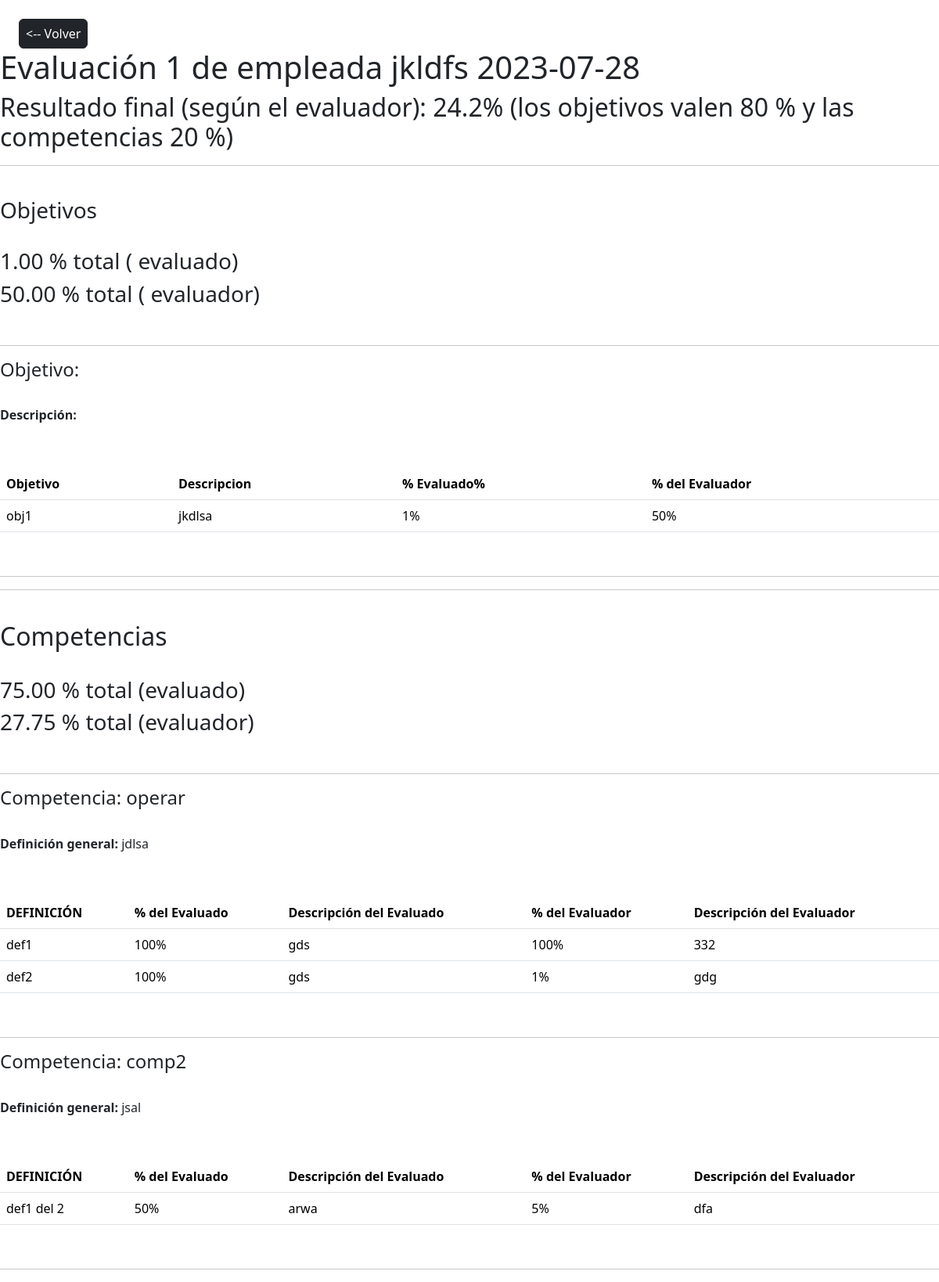
/empleado/evaluacion/1/ver/ (signed in), run on the app's committed database.
### indicadores/models.py (models this page shows, shortened)
class Evaluacion (models.Model):
    informe_anual = models.ForeignKey(InformeAnual, on_delete=models.CASCADE, null=True, blank=True, related_name="evaluaciones")
    director = models.ForeignKey(
                                Director, related_name="evaluaciones", on_delete=models.SET_NULL, null=True, blank=True)
    lider = models.ForeignKey(
                                Lider, related_name="evaluaciones", on_delete=models.SET_NULL, null=True, blank=True)
    empleado = models.ForeignKey(
                                Empleado, related_name="evaluaciones", on_delete=models.SET_NULL, null=True, blank=True)
    fecha = models.DateField(
                                default=date.today())
    porcentaje_objetivos_evaluado = models.DecimalField(max_digits=5, decimal_places=2, default=None, null=True, blank=True)
    porcentaje_objetivos_evaluador = models.DecimalField(max_digits=5, decimal_places=2, default=None, null=True, blank=True)
    porcentaje_competencias_evaluado = models.DecimalField(max_digits=5, decimal_places=2, default=None, null=True, blank=True)
    porcentaje_competencias_evaluador = models.DecimalField(max_digits=5, decimal_places=2, default=None, null=True, blank=True)
    resultado_final = models.DecimalField(max_digits=5, decimal_places=2, default=None, null=True, blank=True)
    @property
    def get_final_total(self):
        objetivos = self.respuestas_objetivo.all()
        print(objetivos)
        if objetivos != None:
            if self.porcentaje_objetivos_evaluador != 0 and self.porcentaje_objetivos_evaluador != None:
                objetivos = self.porcentaje_objetivos_evaluador * Decimal(0.8)
            else:
                objetivos = 0
            if self.porcentaje_competencias_evaluador != 0 and self.porcentaje_objetivos_evaluador != None:
                competencias = self.porcentaje_competencias_evaluador * Decimal(0.3)
            else:
                competencias = 0
            return ( objetivos + competencias )/2
        else:
            return self.porcentaje_competencias_evaluador
    def __str__ (self):
        if self.empleado:
            return f'Evaluación {self.id} de {self.empleado} {self.fecha}'
        else:
            return f'Evaluación {self.id} de {self.lider} {self.fecha}'
    class Meta:
        verbose_name_plural = "Evaluaciones"
    @property
    def get_competencias(self):
        competencias = []
        for respuesta in self.respuestas_competencia.all():
            if respuesta.pregunta.competencia not in competencias:
                competencias.append(respuesta.pregunta.competencia)
        return competencias
    @property
    def get_subcompetencias(self):
        subcompetencias = []
        for respuesta in self.respuestas_competencia.all():
            if respuesta.pregunta not in subcompetencias:
                subcompetencias.append(respuesta.pregunta)
        return subcompetencias
    @property
    def get_porcentaje_competencias_evaluado(self):
        total_porcentaje = 0
        total_respuestas = 0
        competencias = self.get_competencias
        subcompetencias = self.get_subcompetencias
        for competencia in competencias:
            competencia_total = 0
            n_respuestas = 0
            compe_subcompetencias = []
            for sub in subcompetencias:
                if sub.competencia == competencia:
                    compe_subcompetencias.append(sub)
            for subcompetencia in compe_subcompetencias:
                for respuesta in self.respuestas_competencia.filter(pregunta=subcompetencia):
                    if respuesta.porcentaje_evaluado is not None:
                        competencia_total += respuesta.porcentaje_evaluado
                        n_respuestas += 1
            if n_respuestas > 0:
                competencia_promedio = competencia_total / n_respuestas
                total_porcentaje += competencia_promedio
                total_respuestas += 1
        if total_respuestas == 0:
            return 0
        return total_porcentaje / total_respuestas

class Empleado(models.Model):
    user = models.OneToOneField(
                User, related_name="empleado", on_delete=models.CASCADE
                )
    cargo = models.ForeignKey(
                    Cargo, on_delete=models.CASCADE, related_name="empleados", null=True, blank=False
                    )
    nivel_administrativo = models.ForeignKey(
                    NivelAdministrativo, on_delete=models.CASCADE, null=True, related_name="empleados", blank=False
                    )
    lider = models.ForeignKey(
                    Lider, on_delete=models.CASCADE, null=True, related_name="empleados", blank=False
                    )
    regional = models.ForeignKey(
                    'Regional', related_name="empleados", on_delete=models.SET_NULL, null=True
                    )
    def __str__(self):
        return f'{self.user.first_name} {self.user.last_name}'

class RespuestaObjetivo (models.Model):
    objetivo = models.ForeignKey(
                            Objetivo, related_name="respuesta", on_delete=models.CASCADE )
    evaluacion = models.ForeignKey(Evaluacion,
                                   related_name="respuestas_objetivo", on_delete=models.CASCADE)
    observaciones_evaluado = models.CharField(max_length=950, null=True, blank=True)
    resultado_evaluado = models.IntegerField(null=True, blank=True)
    observaciones_evaluador = models.CharField(max_length=950, null=True, blank=True)
    resultado_evaluador = models.IntegerField(null=True, blank=True)
    def __str__ (self):
            return f'{self.objetivo}'
    class Meta:
        verbose_name_plural = "Respuestas a los Objetivos"
        verbose_name = "Respuesta al objetivo"

class Objetivo (models.Model):
    nombre = models.CharField(max_length=150)
    descripcion = models.CharField(max_length=950)
    cargo = models.ForeignKey(
            Cargo, related_name = "objetivos", on_delete=models.SET_NULL, null=True, blank=True)
    def __str__ (self):
            return f'{self.nombre}'

class RespuestaCompetencia (models.Model):
    evaluacion = models.ForeignKey(
                            Evaluacion, related_name="respuestas_competencia", on_delete=models.SET_NULL, null=True)
    pregunta = models.ForeignKey(
                            Pregunta, related_name="respuestas", on_delete=models.SET_NULL, null=True)
    descripcion_evaluado = models.CharField(max_length=950, help_text="Descripción del Resultado que soporta la calificación, sobre hechos y datos (ejemplos)", null=True, blank=True)
    porcentaje_evaluado = models.IntegerField(verbose_name="Porcentaje de desarrollo", help_text="Valor de desarrollo de la competencia", null=True, blank=True)
    descripcion_evaluador = models.CharField(max_length=950, help_text="Descripción del Resultado que soporta la calificación, sobre hechos y datos (ejemplos)", null=True, blank=True)
    porcentaje_evaluador = models.IntegerField(verbose_name="Porcentaje de desarrollo", help_text="Valor de desarrollo de la competencia", null=True, blank=True)
    class Meta:
        verbose_name_plural = "Respuestas a las Competencias"
        verbose_name = "Respuesta"

class Pregunta (models.Model):
    competencia = models.ForeignKey(Competencia, related_name="preguntas", on_delete=models.SET_NULL, null=True)
    nombre = models.CharField(max_length=150)
    class Meta:
        verbose_name = "Definición"

class Competencia (models.Model):
    nombre = models.CharField(max_length=150)
    definicion = models.CharField(max_length=950)
    nivel_administrativo = models.ForeignKey(
                NivelAdministrativo,
                related_name="competencias",
                on_delete=models.SET_NULL,
                null=True,
                blank=True)

### indicadores/views.py (the view)
# urls.py: path('empleado/evaluacion/<int:id>/ver/',views.ver_evaluacion_empleado, name="ver_evaluacion_empleado"),
@login_required
def ver_evaluacion_empleado(request, id):
    evaluacion = Evaluacion.objects.get(id=id)
    competencias = []
    subcompetencias = []
    respuestas_competencia = RespuestaCompetencia.objects.filter(evaluacion=evaluacion)
    for respuesta_competencia in respuestas_competencia:
        if respuesta_competencia.pregunta.competencia not in competencias:
            competencias.append(respuesta_competencia.pregunta.competencia)
        if respuesta_competencia.pregunta not in subcompetencias:
            subcompetencias.append(respuesta_competencia.pregunta)
    context = {
        'evaluacion': evaluacion,
        'competencias': competencias,
        'subcompetencias': subcompetencias,
    }
    return render(request, 'indicadores/ver_evaluacion.html', context)

### templates/indicadores/ver_evaluacion.html (shortened to what this page needs)
<!DOCTYPE html>
<html>
    <head>
        <link href="https://cdn.jsdelivr.net/npm/bootstrap@5.3.1/dist/css/bootstrap.min.css" rel="stylesheet">
    </head>
    <body>
    <br>
    <a class="btn btn-dark mx-4 px-2" href="{% url 'evaluaciones_empleado' %}"> <-- Volver</a>
    <br>
        <h1>{{ evaluacion }}</h1>
        <h2>Resultado final (según el evaluador): {{evaluacion.get_final_total|floatformat:1}}% (los objetivos valen 80 % y las competencias 20 %)</h2>
        <hr>
        <br>
        <h3>Objetivos</h3>
        <br>
        <h3>{{ evaluacion.porcentaje_objetivos_evaluado }} % total ( evaluado)</h3>
        <h3>{{ evaluacion.porcentaje_objetivos_evaluador }} % total ( evaluador)</h3>
        <br>
        <hr>
            <h4>Objetivo: </h4>
            <br>
            <p><strong>Descripción: </strong><p>
            <br>
            <table class="table">
                <thead>
                    <tr>
                        <th scope="col">Objetivo</th>
                        <th scope="col">Descripcion</th>
                        <th scope="col">% Evaluado%</th>
                        <th scope="col">% del Evaluador</th>
                    </tr>
                </thead>
                <tbody>            {% for respuesta in evaluacion.respuestas_objetivo.all %}
                    <tr>
                        <td>{{ respuesta.objetivo.nombre }}</td>
                        <td>{{ respuesta.objetivo.descripcion }}</td>
                        <td>{{ respuesta.resultado_evaluado }}%</td>
                        <td>{{ respuesta.resultado_evaluador }}%</td>
                    </tr>
                    {% endfor %}
                </tbody>
            </table>
            <br>
        <hr>
        <hr>
        <br>
        <h2>Competencias</h2>
        <br>
        <h3>{{ evaluacion.get_porcentaje_competencias_evaluado|floatformat:2 }} % total (evaluado)</h3>
        <h3>{{ evaluacion.porcentaje_competencias_evaluador|floatformat:2 }} % total (evaluador)</h3>
        <br>
        {% for competencia in competencias %}
        <hr>
            <h4>Competencia: {{ competencia.nombre }}</h4>
            <br>
            <p><strong>Definición general: </strong>{{ competencia.definicion }}<p>
            <br>
            <table class="table">
                <thead>
                    <tr>
                        <th scope="col">DEFINICIÓN</th>
                        <th scope="col">% del Evaluado</th>
                        <th scope="col">Descripción del Evaluado</th>
                        <th scope="col">% del Evaluador</th>
                        <th scope="col">Descripción del Evaluador</th>
                    </tr>
                </thead>
                <tbody>
                    {% for subcompetencia in subcompetencias %}
                        {% if subcompetencia.competencia == competencia %}
                            {% for respuesta in evaluacion.respuestas_competencia.all %}
                            {% if respuesta.pregunta == subcompetencia %}
                        <tr>
                            <td>{{ subcompetencia.nombre }}</td>
                            <td>{{ respuesta.porcentaje_evaluado }}%</td>
                            <td>{{ respuesta.descripcion_evaluado }}</td>
                            <td>{{ respuesta.porcentaje_evaluador }}%</td>
                            <td>{{ respuesta.descripcion_evaluador }}</td>
                        </tr>
                        {% endif %}
                        {% endfor %}
                        {% endif %}
                    {% endfor %}
                </tbody>
            </table>
            <br>
        {% endfor %}
        <hr>
    </body>
</html>

### data on the page
Evaluacion: empleado+id+fecha "Evaluación 1 de empleada jkldfs 2023-07-28", get_final_total "24.2", porcentaje_objetivos_evaluado "1.00", porcentaje_objetivos_evaluador "50.00", get_porcentaje_competencias_evaluado "75.00", porcentaje_competencias_evaluador "27.75"
RespuestaObjetivo: objetivo.nombre "obj1", objetivo.descripcion "jkdlsa", resultado_evaluado "1", resultado_evaluador "50"
Competencia: nombre "operar", definicion "jdlsa"
Pregunta: nombre "def1"
RespuestaCompetencia: porcentaje_evaluado "100", descripcion_evaluado "gds", porcentaje_evaluador "100", descripcion_evaluador "332"
Pregunta: nombre "def2"
RespuestaCompetencia: porcentaje_evaluado "100", descripcion_evaluado "gds", porcentaje_evaluador "1", descripcion_evaluador "gdg"
Competencia: nombre "comp2", definicion "jsal"
Pregunta: nombre "def1 del 2"
RespuestaCompetencia: porcentaje_evaluado "50", descripcion_evaluado "arwa", porcentaje_evaluador "5", descripcion_evaluador "dfa"
